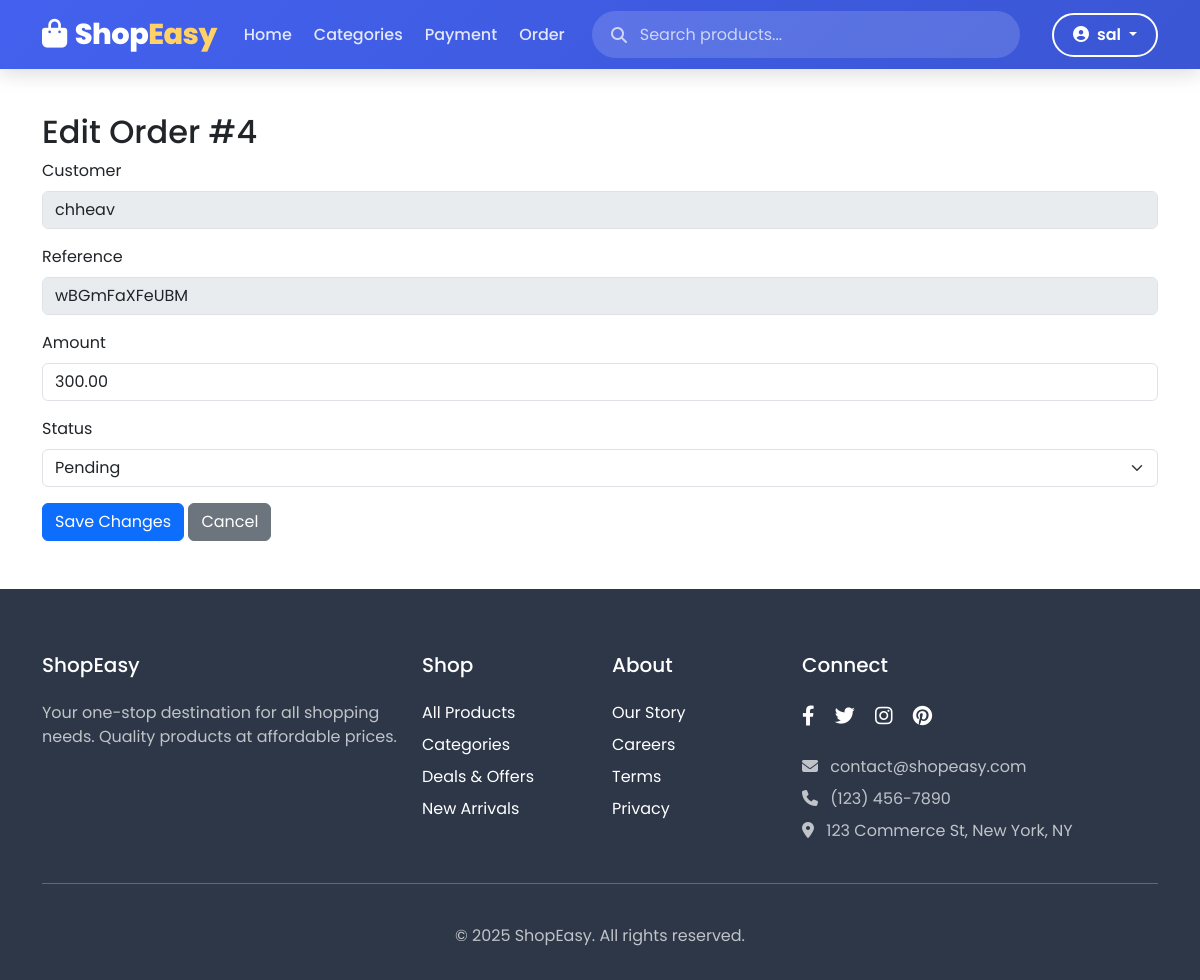
/admin-dashboard/order/edit/4/ (signed in), run on the app's committed database.
### ecommerce/models.py (models this page shows, shortened)
class Customer(AbstractBaseUser, PermissionsMixin):
    customer_id = models.AutoField(primary_key=True)
    email = models.EmailField(unique=False, blank=True)
    name = models.CharField(max_length=100, unique=True)  # <-- Add unique=True here
    phone = models.CharField(max_length=15)
    address = models.TextField(blank=True)
    is_active = models.BooleanField(default=True)
    is_staff = models.BooleanField(default=False)  # important for admin login
    objects = CustomerManager()
    USERNAME_FIELD = 'name'  # use name for login
    REQUIRED_FIELDS = ['email']  # email is no longer required for superuser

class Order(models.Model):
    order_id = models.AutoField(primary_key=True)
    booking_reference = models.CharField(max_length=100, unique=True)
    amount = models.DecimalField(max_digits=10, decimal_places=2)
    status = models.CharField(max_length=50, choices=[
        ('pending', 'Pending'),
        ('confirmed', 'Confirmed'),
        ('cancelled', 'Cancelled'),
        ('completed', 'Completed')
    ], default='pending')
    payment_status = models.CharField(max_length=50, choices=[
        ('unpaid', 'Unpaid'),
        ('paid', 'Paid'),
        ('refunded', 'Refunded')
    ], default='unpaid')
    start_date = models.DateField()
    end_date = models.DateField()
    created_at = models.DateTimeField(auto_now_add=True)
    customer = models.ForeignKey(
        Customer,
        to_field='customer_id',
        on_delete=models.CASCADE,
        db_column='customer_id'
    )
    products = models.ManyToManyField(Product, related_name='orders')

### ecommerce/views.py (the view)
# urls.py: path('admin-dashboard/order/edit/<int:order_id>/', views.admin_edit_order, name='admin_edit_order'),
@staff_required
def admin_edit_order(request, order_id):
    order = get_object_or_404(Order, pk=order_id)
    if request.method == 'POST':
        order.status = request.POST.get('status', order.status)
        order.amount = request.POST.get('amount', order.amount)
        order.save()
        messages.success(request, "Order updated successfully.")
        return redirect('admin_dashboard')
    return render(request, 'ecommerce/admin-dashboard/edit_order.html', {'order': order})

### ecommerce/views.py (called while the page is built)
def staff_required(view_func):
    return user_passes_test(lambda u: u.is_staff, login_url='login')(view_func)

### ecommerce/templates/ecommerce/admin-dashboard/edit_order.html (shortened to what this page needs)
{% extends 'ecommerce/base.html' %}
{% block content %}
<div class="container py-5">
  <h2>Edit Order #{{ order.order_id }}</h2>
  <form method="post">
    <div class="mb-3">
      <label class="form-label">Customer</label>
      <input type="text" class="form-control" value="{{ order.customer.name }}" disabled>
    </div>
    <div class="mb-3">
      <label class="form-label">Reference</label>
      <input type="text" class="form-control" value="{{ order.booking_reference }}" disabled>
    </div>
    <div class="mb-3">
      <label for="amount" class="form-label">Amount</label>
      <input type="number" name="amount" id="amount" class="form-control" value="{{ order.amount }}" step="0.01" required>
    </div>
    <div class="mb-3">
      <label for="status" class="form-label">Status</label>
      <select name="status" id="status" class="form-select">
        <option value="pending" {% if order.status == "pending" %}selected{% endif %}>Pending</option>
      </select>
    </div>
    <button type="submit" class="btn btn-primary">Save Changes</button>
    <a href="{% url 'admin_dashboard' %}" class="btn btn-secondary">Cancel</a>
  </form>
</div>
{% endblock %}

### ecommerce/templates/ecommerce/base.html (shortened to what this page needs)
{% load static %}
<!DOCTYPE html>
<html lang="en">
  <head>
    <link
      href="https://cdn.jsdelivr.net/npm/bootstrap@5.3.0/dist/css/bootstrap.min.css"
      rel="stylesheet"
    />
    <link
      rel="stylesheet"
      href="https://cdnjs.cloudflare.com/ajax/libs/font-awesome/6.4.0/css/all.min.css"
    />
    <link rel="stylesheet" href="{% static 'assets/Css/navbar.css' %} " />
  </head>
  <body>
    <nav class="navbar navbar-expand-lg navbar-dark">
      <div class="container">
        <a class="navbar-brand" href="{% url 'home' %}">
          <i class="fas fa-shopping-bag me-2"></i>Shop<span>Easy</span>
        </a>
        <div class="collapse navbar-collapse" id="navbarNav">
          <ul class="navbar-nav me-auto">
            <li class="nav-item">
              <a
                class="nav-link{% if request.resolver_match.url_name == 'home' %} active{% endif %}"
                href="{% url 'home' %}"
              >
                Home
              </a>
            </li>
             {% if request.user.is_authenticated and request.user.is_staff %}
            <li class="nav-item">
              <a class="nav-link" href="{% url 'categories' %}"> Categories </a>
            </li>
            {% endif %}  {% if request.user.is_authenticated and request.user.is_staff %}
            <li class="nav-item">
              <a class="nav-link" href="#payment"> Payment </a>
            </li>
            <li class="nav-item">
              <a class="nav-link" href="#order"> Order </a>
            </li>
            {% endif %}
          </ul>
          <div class="search-container">
            <i class="fas fa-search"></i>
            <input type="text" placeholder="Search products..." />
          </div>
          <div class="nav-buttons d-flex ms-2">
            {% if request.user.is_authenticated %}
            <div class="dropdown ms-2">
              <a
                class="btn btn-outline-light dropdown-toggle"
                href="#"
                role="button"
                id="userDropdown"
                data-bs-toggle="dropdown"
              >
                <i class="fas fa-user-circle me-1"></i>
                {{ request.user.name|default:"User" }}
              </a>
            </div>
            {% endif %}
          </div>
        </div>
      </div>
    </nav>
    {% block hero %}{% endblock %} {% block content %}{% endblock %}
    <footer id="contact" class="footer">
      <div class="container">
        <div class="row">
          <div class="col-md-4 mb-4 mb-md-0">
            <h5 class="text-white mb-4">ShopEasy</h5>
            <p>
              Your one-stop destination for all shopping needs. Quality products
              at affordable prices.
            </p>
          </div>
          <div class="col-md-2 mb-4 mb-md-0">
            <h5 class="text-white mb-4">Shop</h5>
            <ul class="list-unstyled">
              <li class="mb-2">
                <a
                  href="{% url 'products' %}"
                  class="text-white text-decoration-none"
                  >All Products</a
                >
              </li>
              <li class="mb-2">
                <a
                  href="{% url 'categories' %}"
                  class="text-white text-decoration-none"
                  >Categories</a
                >
              </li>
              <li class="mb-2">
                <a href="#" class="text-white text-decoration-none"
                  >Deals & Offers</a
                >
              </li>
              <li class="mb-2">
                <a href="#" class="text-white text-decoration-none"
                  >New Arrivals</a
                >
              </li>
            </ul>
          </div>
          <div class="col-md-2 mb-4 mb-md-0">
            <h5 class="text-white mb-4">About</h5>
            <ul class="list-unstyled">
              <li class="mb-2">
                <a href="#" class="text-white text-decoration-none"
                  >Our Story</a
                >
              </li>
              <li class="mb-2">
                <a href="#" class="text-white text-decoration-none">Careers</a>
              </li>
              <li class="mb-2">
                <a href="#" class="text-white text-decoration-none">Terms</a>
              </li>
              <li class="mb-2">
                <a href="#" class="text-white text-decoration-none">Privacy</a>
              </li>
            </ul>
          </div>
          <div class="col-md-4">
            <h5 class="text-white mb-4">Connect</h5>
            <div class="mb-4">
              <a href="#" class="text-white me-3 fs-5"
                ><i class="fab fa-facebook-f"></i
              ></a>
              <a href="#" class="text-white me-3 fs-5"
                ><i class="fab fa-twitter"></i
              ></a>
              <a href="#" class="text-white me-3 fs-5"
                ><i class="fab fa-instagram"></i
              ></a>
              <a href="#" class="text-white me-3 fs-5"
                ><i class="fab fa-pinterest"></i
              ></a>
            </div>
            <p class="mb-2">
              <i class="fas fa-envelope me-2"></i> contact@shopeasy.com
            </p>
            <p class="mb-2"><i class="fas fa-phone me-2"></i> (123) 456-7890</p>
            <p>
              <i class="fas fa-map-marker-alt me-2"></i> 123 Commerce St, New
              York, NY
            </p>
          </div>
        </div>
        <hr class="my-4 bg-light" />
        <div class="text-center pt-3">
          <p class="mb-0">© 2025 ShopEasy. All rights reserved.</p>
        </div>
      </div>
    </footer>
  </body>
</html>

### ecommerce/static/assets/Css/navbar.css (style rules this page uses)
* { font-family: "Poppins", sans-serif; margin: 0; padding: 0; box-sizing: border-box; }
:root { --primary: #4361ee; --primary-dark: #3a56d4; --secondary: #ff6b6b; --accent: #ffd166; --dark: #2d3748; --light: #f8f9fa; --gray: #718096; --light-gray: #e2e8f0; }
body { font-family: "Segoe UI", Tahoma, Geneva, Verdana, sans-serif; padding-top: 65px; }
.navbar { background: linear-gradient(135deg, var(--primary), var(--primary-dark)); box-shadow: 0 4px 20px rgba(0, 0, 0, 0.15); padding: 0.5rem 0; position: fixed; top: 0; width: 100%; z-index: 1030; }
.navbar-brand { font-weight: 800; font-size: 1.8rem; letter-spacing: -0.5px; color: white !important; display: flex; align-items: center; }
.navbar-brand span { color: var(--accent); }
.navbar-nav .nav-link { color: rgba(255, 255, 255, 0.85) !important; font-weight: 500; padding: 0.8rem 1.2rem; position: relative; transition: all 0.3s ease; border-radius: 4px; margin: 0 3px; }
.btn-outline-light { border: 2px solid white; background: transparent; color: white; }
.search-container { position: relative; margin: 0 1rem; flex: 1; max-width: 500px; }
.search-container input { width: 100%; padding: 0.7rem 1.5rem 0.7rem 3rem; border-radius: 50px; border: none; background: rgba(255, 255, 255, 0.15); color: white; transition: all 0.3s ease; }
.search-container input::placeholder { color: rgba(255, 255, 255, 0.7); }
.search-container i { position: absolute; left: 1.2rem; top: 50%; transform: translateY(-50%); color: rgba(255, 255, 255, 0.7); }
.dropdown.ms-2 .btn-outline-light.dropdown-toggle { border: 2px solid white; background: transparent; color: white; border-radius: 50px; font-weight: 600; padding: 0.5rem 1.2rem; transition: all 0.3s ease; box-shadow: none; }
.footer { background: var(--dark); color: rgba(255, 255, 255, 0.7); padding: 4rem 0 2rem; }

### data on the page
Customer: user.name "sal"
Order: order_id "4", customer.name "chheav", booking_reference "wBGmFaXFeUBM", amount "300.00", status "Pending"
